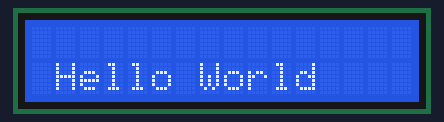
The sketch below on a simulated Arduino Uno, built with avr-gcc and run on an emulated ATmega328P. Shown: 16×2 character LCD.

Above: at 0.2 s.
At 1.2 s:
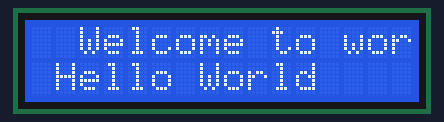

The sketch:

LCD_with_esp8266.ino
```cpp
/* This is a verified code for interfacing 16*2 i2c lcd display with ESP8266(Nodemcu)
 *  Connections of
 *   LCD             ESP8266
 *   VCC      -->    Vin
 *   GND      -->    GND
 *   SDA      -->    D2
 *   SCL      -->    D1
 *
 *
 *   For any reference go to https://youtu.be/Hu9hXhJ-9gA
 */


#include <LiquidCrystal_I2C.h>
#include <Wire.h>

LiquidCrystal_I2C lcd(0x27, 16, 2);


void setup() {
  // put your setup code here, to run once:
//  Wire.begin(2,0);
  lcd.begin(16, 2);
  lcd.init();
  lcd.backlight();


//  lcd.print("Hello World");
}

void loop() {
  // put your main code here, to run repeatedly:
  lcd.setCursor(1,4);
  lcd.print("Hello World");
  delay(1000);

  lcd.setCursor(2,0);
  lcd.print("Welcome to world");
  delay(800);
}
```
